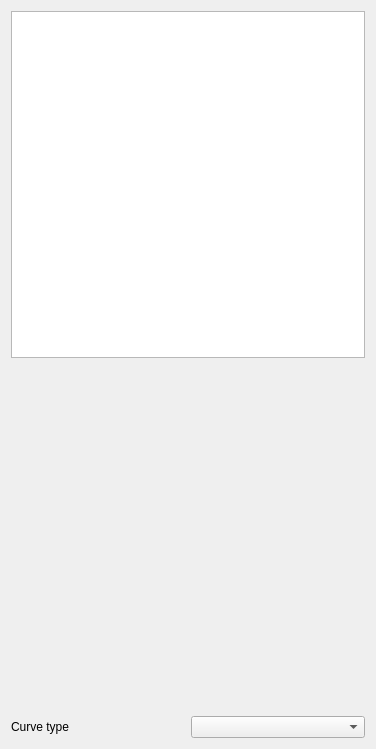
<?xml version="1.0" encoding="UTF-8"?>
<ui version="4.0">
 <class>FrameInfoDialog</class>
 <widget class="QDialog" name="FrameInfoDialog">
  <property name="geometry">
   <rect>
    <x>0</x>
    <y>0</y>
    <width>376</width>
    <height>749</height>
   </rect>
  </property>
  <property name="windowTitle">
   <string>Data Information</string>
  </property>
  <layout class="QVBoxLayout" name="verticalLayout">
   <item>
    <widget class="QTextBrowser" name="infoBrowser"/>
   </item>
   <item>
    <widget class="QWidget" name="curveFrame" native="true">
     <property name="sizePolicy">
      <sizepolicy hsizetype="MinimumExpanding" vsizetype="MinimumExpanding">
       <horstretch>0</horstretch>
       <verstretch>0</verstretch>
      </sizepolicy>
     </property>
     <property name="baseSize">
      <size>
       <width>341</width>
       <height>241</height>
      </size>
     </property>
    </widget>
   </item>
   <item>
    <layout class="QHBoxLayout" name="horizontalLayout">
     <item>
      <widget class="QLabel" name="curveTypeLabel">
       <property name="text">
        <string>Curve type</string>
       </property>
      </widget>
     </item>
     <item>
      <widget class="QComboBox" name="curveComboBox"/>
     </item>
    </layout>
   </item>
  </layout>
 </widget>
 <resources/>
 <connections/>
</ui>
